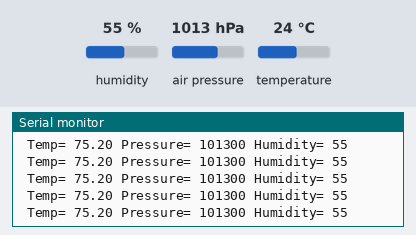
A sketch run on a simulated Arduino Uno, built for the host (arithmetic inside an expression is 32-bit, double 64-bit). Shown: the last lines printed to the serial monitor. The inputs (shaded band) are chosen by the test bench; at power-on: humidity 55 %, air pressure 1013 hPa, temperature 24 °C.

Above: at 1.2 s.
1.3 s: humidity set to 22 %
At 1.4 s:
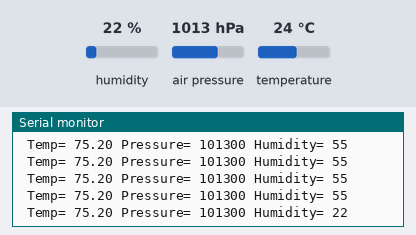
2.8 s: air pressure set to 952 hPa
At 2.9 s:
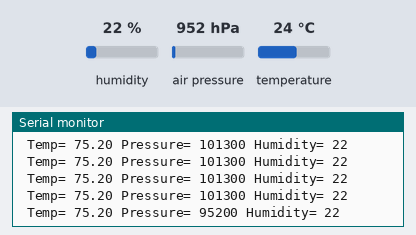
4.3 s: temperature set to 12 °C
At 4.39 s:
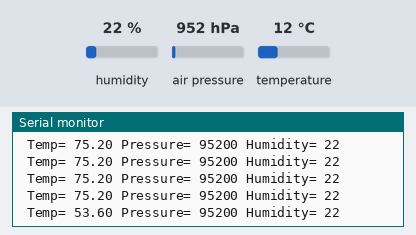

The sketch:

Atmospheric_Sensor.ino
```cpp
/*----------------------------------------------------------------------------------------
  LEGO Weather Station

  This script reads temperature, pressure, and humidity from the SparkFun
  Atmospheric Sensor (based on a BME280)

  Connections:
  Atmospheric Sensor GND to Arduino GND
  Atmospheric Sensor 3V3 to Arduino 3.3V
  Atmospheric Sensor CS to Arduino Pin 10
  Atmospheric Sensor SDI/SDA to Arduino Pin 11
  Atmospheric Sensor SDO/ADR to Arduino Pin 12
  Atmospheric Sensor SCK/SCL to Arduino Pin 13
  EV3 Breadboard VBUS to Arduino VIN
  EV3 Breadboard GRND (next to VBUS) to Arduino GND
  EV3 Breadboard SCL to Arduino SCL
  EV3 Breadboard SDA to Arduino SDA
  EV3 cable between Breadboard Connector and Port 4 of EV3 Intelligent Brick
  EV3 cable between EV3 Color Sensor and Port 1 of EV3 Intelligent Brick

  Use with EV3 program "weather_station"

  Sections of code taken from SparkFun github site, written by
  Nathan Seidle

  Arduino to EV3 connection modified from Dexter Industries post
  www.dexterindustries.com/howto/connecting-ev3-arduino

-----------------------------------------------------------------------------------*/

#include <SPI.h>  //Call library for SPI communication
#include "SparkFunBME280.h"  //Call library for BME280 sensor
#include <Wire.h>  //Call library for I2C communication

#define SLAVE_ADDRESS 0x04  //I2C address for communicating with EV3 Intelligent
//Brick.  Same address should be in EV3 program

BME280 mySensor;

byte c[]={10,11,12,13,14,15,16,17}; //Declare array theat will be sent to EV3
//Intelligent Brick.  Load with dummy variables that can help de-bugging

void setup()
{
  Serial.begin(9600);  //Start serial communications.  Serial monitor must match this baud rate.
  Wire.begin(SLAVE_ADDRESS); //Start I2C link
  Serial.println("Reading basic values from BME280");

  if (mySensor.beginSPI(10) == false) //Begin communication over SPI. Use pin 10 as CS.
  {
    Serial.println("The sensor did not respond. Please check wiring.");
    while(1); //Freeze
  }
}

void loop()
{

  Serial.print(" Temp= ");  //Print label on serial monitor for diagnostic purposes
  Serial.print(mySensor.readTempF(), 2);  //Print for diagnostic purposes
  c[0] = round(mySensor.readTempF());  //Load value into array to be sent to EV3

  Serial.print(" Pressure= ");  //Print label on serial monitor for diagnostic purposes
  Serial.print(mySensor.readFloatPressure(), 0); //Print for diagnostic purposes
  c[1] = round(mySensor.readFloatPressure()/1000); //Load value into array to be sent to EV3

  Serial.print(" Humidity= "); //Print label on serial monitor for diagnostic purposes
  Serial.print(mySensor.readFloatHumidity(), 0); //Print for diagnostic purposes
  c[2] = round(mySensor.readFloatHumidity()); //Load value into array to be sent to EV3

  Serial.println();

  Wire.onRequest(sendData); //Send data to EV3

  delay(100);
}

//Function for sending data.
void sendData()
{
  Wire.write(c,8); //c is the array of 8 bytes length
}
```

Measured:
- after the input at 1.3 s, the serial monitor: prints a new line after 0.10 s (image 1)
- after the input at 2.8 s, the serial monitor: prints a new line after 0.09 s (image 2)
- after the input at 4.3 s, the serial monitor: prints a new line after 0.09 s (image 3)
